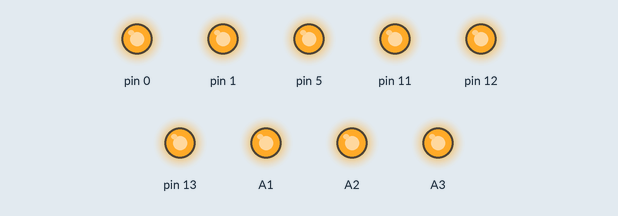
Bench run of a sketch on a simulated Arduino Uno, built with avr-gcc and run on an emulated ATmega328P. Parts: output pins drawn as LEDs (lit = HIGH).

Above: at 0.05 s.
At 2.75 s:
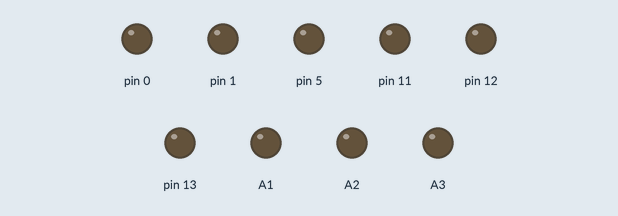
Timing chart, 0 to 3.0 s (numbered marks = the images above):
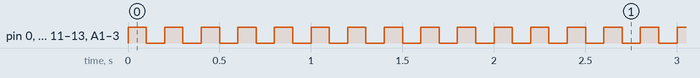

The sketch:

grove_connectors.ino
```cpp
void setup()
{
  pinMode(0, OUTPUT);
  pinMode(1, OUTPUT);
  pinMode(5, OUTPUT);
  pinMode(11, OUTPUT);
   pinMode(12, OUTPUT);
   pinMode(13, OUTPUT);
   pinMode(A3, OUTPUT);
   pinMode(A1, OUTPUT);
   pinMode(A2, OUTPUT);
}
int a0,a1,a2,a3;
void loop()
{
digitalWrite(A3, HIGH);
digitalWrite(A1, HIGH);
digitalWrite(A2, HIGH);
digitalWrite(0, HIGH);
digitalWrite(1, HIGH);
digitalWrite(5, HIGH);
digitalWrite(11, HIGH);
digitalWrite(12, HIGH);
digitalWrite(13, HIGH);

delay(100);
digitalWrite(A3, LOW);
digitalWrite(A1, LOW);
digitalWrite(A2, LOW);
digitalWrite(0, LOW);
digitalWrite(1, LOW);
digitalWrite(5, LOW);
digitalWrite(11, LOW);
digitalWrite(12, LOW);
digitalWrite(13, LOW);
delay(100);
}
```

Measured:
- by itself, pin 0, pin 1, pin 5, pin 11–13, A1–3: alternates HIGH for 0.10 s and LOW for 0.10 s
